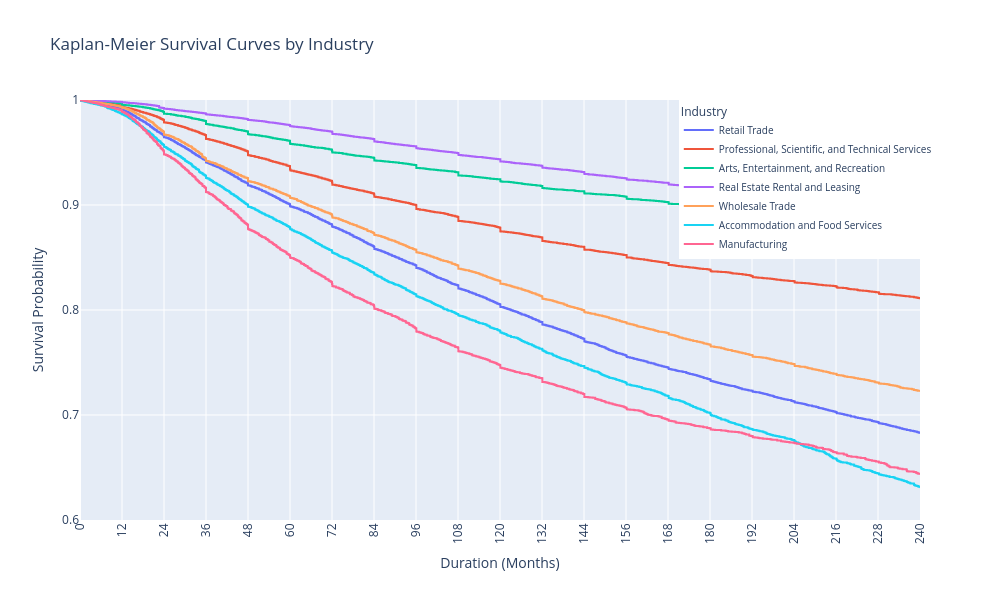

Notebook source saved alongside this figure:
### Code cell
plot_kaplan_meier_by_industries(df, industry_list, 240, 0.6)

### Figure 1 — Plotly figure (JSON) as saved in the notebook; plotly's stock layout.template omitted (floating-point values rounded to 4 significant figures; data arrays with more than 128 entries replaced by an {"elided": "..."} marker saying what was removed)
{"data": [{"line": {"shape": "hv"}, "mode": "lines", "name": "Retail Trade", "type": "scatter", "x": {"elided": "3387 float values"}, "y": {"elided": "3387 float values"}}, {"line": {"shape": "hv"}, "mode": "lines", "name": "Professional, Scientific, and Technical Services", "type": "scatter", "x": {"elided": "2227 float values"}, "y": {"elided": "2227 float values"}}, {"line": {"shape": "hv"}, "mode": "lines", "name": "Arts, Entertainment, and Recreation", "type": "scatter", "x": {"elided": "1076 float values"}, "y": {"elided": "1076 float values"}}, {"line": {"shape": "hv"}, "mode": "lines", "name": "Real Estate Rental and Leasing", "type": "scatter", "x": {"elided": "2421 float values"}, "y": {"elided": "2421 float values"}}, {"line": {"shape": "hv"}, "mode": "lines", "name": "Wholesale Trade", "type": "scatter", "x": {"elided": "2825 float values"}, "y": {"elided": "2825 float values"}}, {"line": {"shape": "hv"}, "mode": "lines", "name": "Accommodation and Food Services", "type": "scatter", "x": {"elided": "2138 float values"}, "y": {"elided": "2138 float values"}}, {"line": {"shape": "hv"}, "mode": "lines", "name": "Manufacturing", "type": "scatter", "x": {"elided": "1603 float values"}, "y": {"elided": "1603 float values"}}], "layout": {"height": 600, "legend": {"font": {"size": 10}, "title": {"text": "Industry"}, "xanchor": "right", "yanchor": "top"}, "title": {"text": "Kaplan-Meier Survival Curves by Industry"}, "width": 1000, "xaxis": {"range": [0, 240], "tickangle": -90, "tickmode": "array", "tickvals": [0, 12, 24, 36, 48, 60, 72, 84, 96, 108, 120, 132, 144, 156, 168, 180, 192, 204, 216, 228, 240], "title": {"text": "Duration (Months)"}}, "yaxis": {"dtick": 0.1, "range": [0.6, 1], "tickmode": "linear", "title": {"text": "Survival Probability"}}}}
